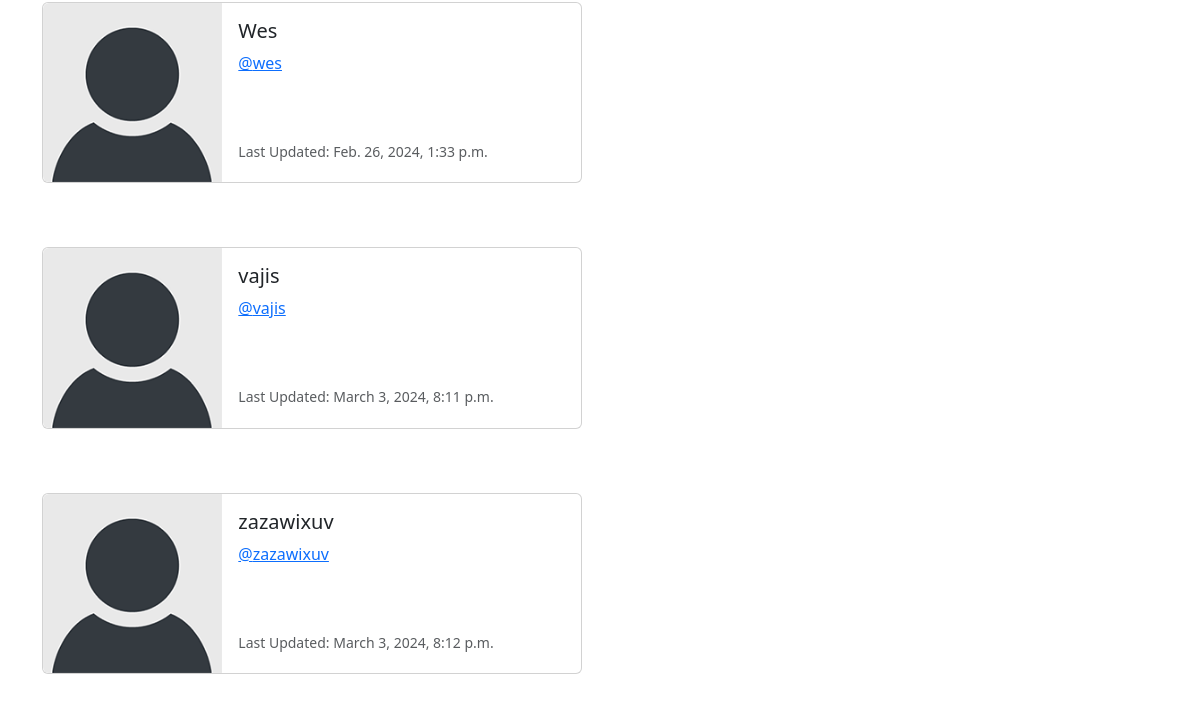
The page /profile_list/ (signed in, lower part) on the database as committed earlier.
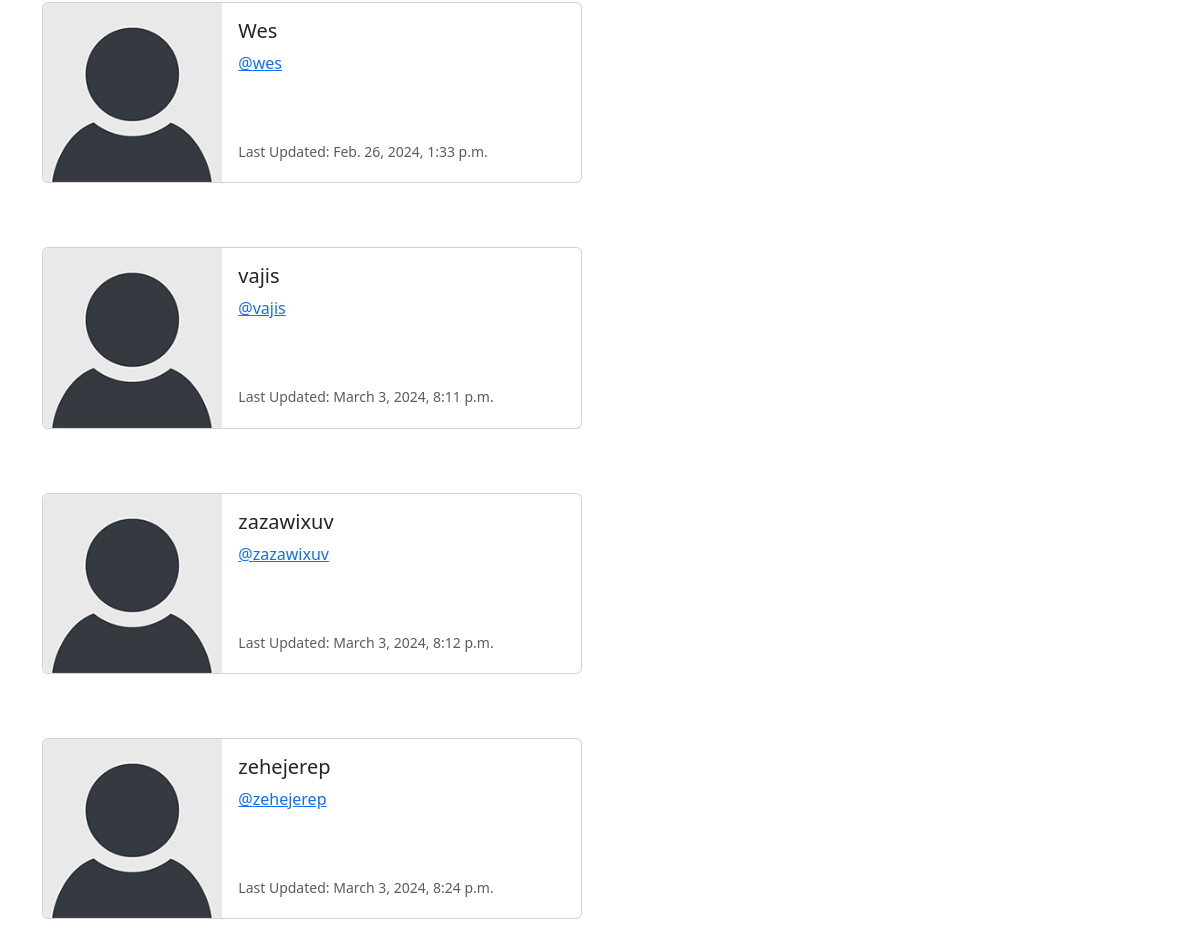
The same page on the database as committed later.
### circle/models.py (models this page shows, shortened)
class Profile(models.Model):
    user = models.OneToOneField( User, on_delete=models.CASCADE)
    follows = models.ManyToManyField("self",
        related_name="followed_by",
        symmetrical=False,
        blank=True)
    date_modified = models.DateTimeField(User, auto_now=True)
    profile_image = models.ImageField(null=True,blank=True, upload_to="images/")

### circle/views.py (the view)
# urls.py: path('profile_list/', views.profile_list, name='profile_list'),
def profile_list(request):
    if request.user.is_authenticated:
        profiles = Profile.objects.exclude(user=request.user)
        return render(request, 'profile_list.html', {"profiles":profiles} )
    else:
        messages.success(request, ("You must be logged in to View Page..."))
        return redirect('home')

### circle/templates/profile_list.html (shortened to what this page needs)
{% extends 'base.html' %}
{% load static %}
{% block content %}
<br/>
{% if profiles %}
   {% for profile in profiles %}
   <div class="card mb-3" style="max-width: 540px;">
    <div class="row g-0">
      <div class="col-md-4">
        <img src="{% static 'images/default_profile_pic.png' %}" class="img-fluid rounded-start" alt="Profile Image">
      </div>
      <div class="col-md-8">
        <div class="card-body">
          <h5 class="card-title">{{ profile.user.username }}</h5>
          <p class="card-text"><a href="{% url 'profile' profile.user.id %}">@{{ profile.user.username | lower}}</a></a></p><br/><br/>
          <p class="card-text"><small class="text-body-secondary">Last Updated: {{ profile.date_modified }}
        </small></p>
        </div>
      </div>
    </div>
  </div>
  <br/>
  <br/>
   {% endfor %}
{% endif %}
{% endblock %}

### circle/templates/base.html (shortened to what this page needs)
<!doctype html>
<html lang="en">
  <head>
    <link href="https://cdn.jsdelivr.net/npm/bootstrap@5.3.3/dist/css/bootstrap.min.css" rel="stylesheet">
  </head>
  <body>
    <div class="container">
      <br/>
        {% block content %}
        {% endblock %}
    </div>
  </body>
</html>

Rows that differ between the two databases and show on the page:
added Profile: user.username "zehejerep", date_modified "March 3, 2024, 8:24 p.m."
